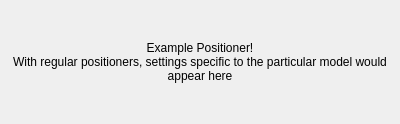
<?xml version="1.0" encoding="UTF-8"?>
<ui version="4.0">
 <class>ExamplePositionerWidget</class>
 <widget class="QWidget" name="ExamplePositionerWidget">
  <property name="geometry">
   <rect>
    <x>0</x>
    <y>0</y>
    <width>400</width>
    <height>124</height>
   </rect>
  </property>
  <property name="windowTitle">
   <string>Form</string>
  </property>
  <layout class="QVBoxLayout" name="verticalLayout">
   <item>
    <widget class="QLabel" name="label">
     <property name="text">
      <string>Example Positioner!
With regular positioners, settings specific to the particular model would appear here</string>
     </property>
     <property name="alignment">
      <set>Qt::AlignCenter</set>
     </property>
     <property name="wordWrap">
      <bool>true</bool>
     </property>
    </widget>
   </item>
  </layout>
 </widget>
 <resources/>
 <connections/>
</ui>
